Frame 1 (no input): blank canvas, image omitted
Frame 60 (the mouse pressed at the canvas centre just before this capture): blank canvas, image omitted
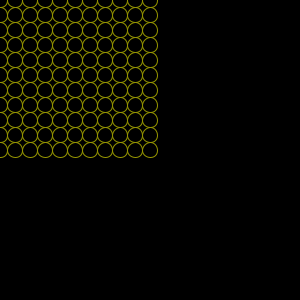
Frame 120 (the mouse held since frame 60 and released just before this capture)

The Processing sketch whose frames 1 and 60 were blank and that drew this single picture after the mouse press (run headless with seeded random() and noise(); from frame 60 on, the mouse is pressed at the canvas centre):

// Processing sketch: processing_105921
// ── processing_105921.pde

int division = 10;

void setup() {
  size(300, 300);
}

void draw() {
  // Turning integer arithmetic into floating point one
  // by multiplying by 1.0. You may try removing 1.0 to see
  // the difference.
  float xStep = mouseX * 1.0 / division;
  float yStep = mouseY * 1.0 / division;

  background(0);
  
  noFill();
  stroke(mouseX, mouseY, 0);  // Define stroke color by mouse position.
  for (float y = 0; y <= division; y++) {
    for (float x = 0; x <= division; x++) {
      ellipse(x * xStep, y * yStep, 15, 15);
    }
  }
}
